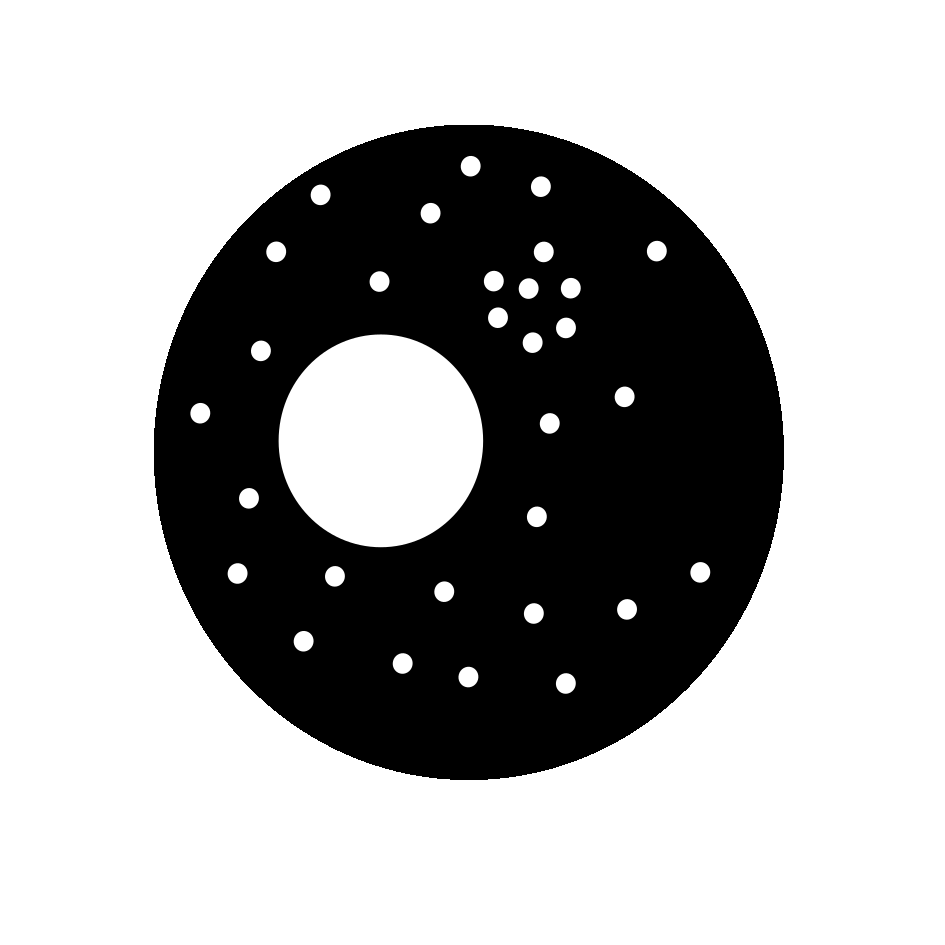
#> input picture Digital image Processing/Tutorial 10/dip_tut10/data/nebra.png, 945 x 945 px
$ jupyter execute --allow-errors exercise10.ipynb
#> lines starting #> are read from the running program, lines starting #| are printed output that depends on the picture; after the words box and inside, x2 and y2 are one past the last pixel; in counts of white or black regions, pixels touching at a corner belong together
# DIP Exercise 10

[cell 1]
# Load packages
import numpy as np
import matplotlib as mpl
import matplotlib.pyplot as plt
import matplotlib
import h5py
import cv2

from scipy import ndimage
from scipy.ndimage import gaussian_filter, distance_transform_edt

from skimage import morphology
from skimage import io
from skimage.morphology import binary_erosion, disk
from skimage.filters import threshold_otsu
from skimage.segmentation import watershed, find_boundaries
from skimage.measure import label

from ipywidgets import interact, IntSlider

np.random.seed(42)

# Morphological opening

Consider this binary image with circular objects that is inspired by the Nebra sky disc, an approximately 4000 years old archaeological specimen. We are pretty sure that the copyright has expired a long time ago...

考虑这张圆形物体的双星图像，它的灵感来自于内布拉天盘，一个大约4000年前的考古标本。我们很确定版权早就过期了……

[cell 2]
circles = cv2.imread(r'./data/nebra.png', cv2.IMREAD_GRAYSCALE)
#> circles is the input picture: shape (945, 945); min 0, max 255, mean 174.8
th, circles = cv2.threshold(circles, 128, 1, cv2.THRESH_BINARY)   #阈值
#> circles: shape (945, 945); values 0 (black) and 1 (white), 68.5% white; 1 black region, box (x1, y1, x2, y2) and area: (154, 125, 784, 780) 281015
print(np.unique(circles))
#| [0 1]

plt.imshow(circles, cmap='gray')
plt.show()


Explain the morphological opening operation!

Erosion of an image l with a structuring element E, followed by dilation with E

开操作=先腐蚀再膨胀

Remove selectively only the small, white circles in the image below by morphological opening!

通过形态学打开，选择性地删除下图中的白色小圆圈!

[cell 3]
# TODO: your code here:
# structuring elements can be defined with "morphology.disk(xx)", where xx is  the radius of the disk-shaped SE.
# erosion/dilation are implemented in opencv with the commands cv2.erode(inputImage, SE, 1) and cv2.dilate(inputImage, SE, 1)

#kernel = ???
#eroded = ???
#dilated = ???
kernel = morphology.disk(18)
eroded = cv2.erode(circles, kernel, 1)
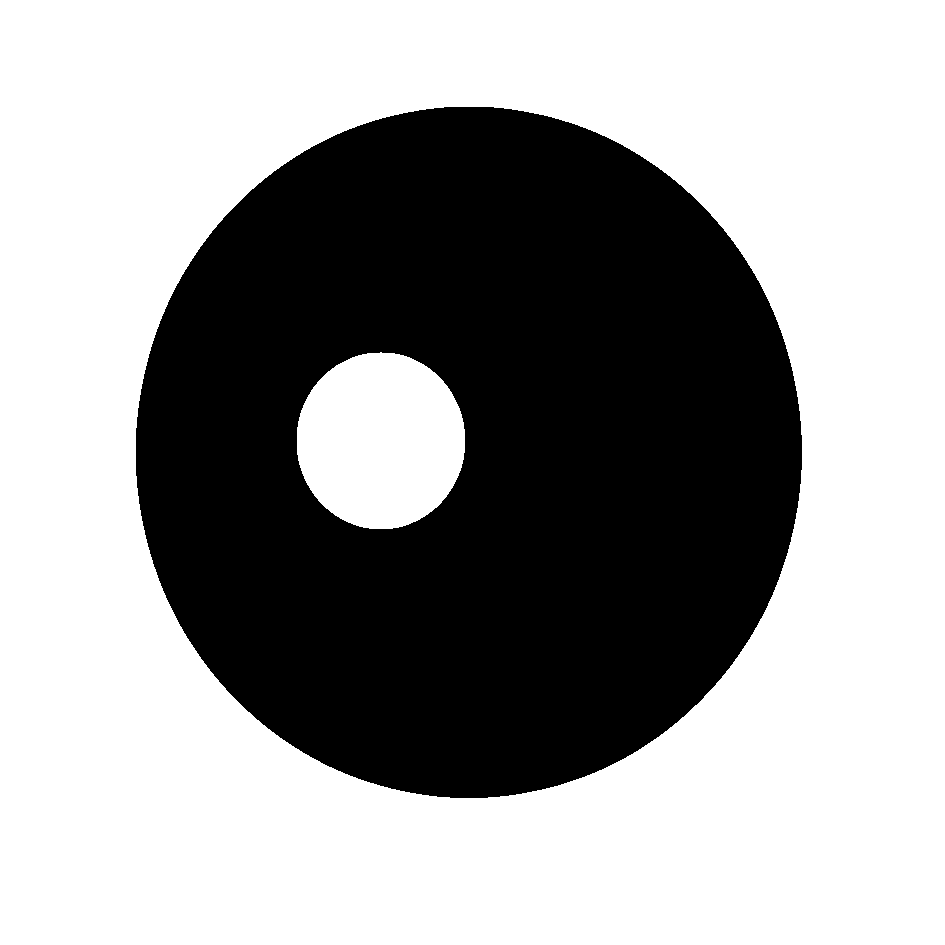
#> eroded: shape (945, 945); values 0 (black) and 1 (white), 62.1% white; 1 black region, box (x1, y1, x2, y2) and area: (136, 107, 802, 798) 338275
dilated = cv2.dilate(eroded, kernel, 1)
#> dilated: shape (945, 945); values 0 (black) and 1 (white), 67.5% white; 1 black region, box (x1, y1, x2, y2) and area: (154, 125, 784, 780) 290612
# plotting and validation
opening = cv2.morphologyEx(circles, cv2.MORPH_OPEN, kernel)

plt.figure(figsize=[80,80])
fig, axes = plt.subplots(1, 4, figsize=[20,20], sharex=True, sharey=True)
ax = axes.flat
ax[0].imshow(circles, cmap='gray')
ax[0].set_title('image I')
ax[1].imshow(eroded, cmap='gray')
ax[1].set_title('I eroded')
ax[2].imshow(dilated, cmap='gray')
ax[2].set_title('I eroded, then dilated')
ax[3].imshow(opening, cmap='gray')
ax[3].set_title('opening operation from cv2')


What will be the result of performing morphological opening several times in a row?

连续进行几次形态打开会有什么结果?

For example, assuming we have an image I and a structuring element E: opening(opening(opening(I,E),E),E)

Give reasons!

Morphological opening is **idempotent**, i.e. if we perform the same opening operation again on the output of the first openingoperation, the result will not change. The reason is that morphological opening removes all structures in the image I that aresmaller than the structuring element E, while leaving the larger structures intact. Already the first opening wil remove all thesmall structures.

形态学打开是幂等的，即如果我们在第一次打开操作的输出上再次执行相同的打开操作，结果将不会改变。原因是形态学开放去除了图像I中小于结构元素E的所有结构，而保留了较大的结构。第一个开口就能清除所有的小结构。

[cell 4]
#This can also be verified in practice:
opening = cv2.morphologyEx(circles, cv2.MORPH_OPEN, kernel)
opening_mult = opening.copy()

## TODO: apply multiple openings with the same SE to opening_mult image!

for i in range(5):
    opening_mult = cv2.morphologyEx(opening_mult, cv2.MORPH_OPEN, kernel)

plt.figure(figsize=[20,20])
fig, axes = plt.subplots(1, 2, figsize=[20,20], sharex=True, sharey=True)
ax = axes.flat
ax[0].imshow(opening, cmap='gray')
ax[0].set_title('1 opening')
ax[1].imshow(opening_mult, cmap='gray')
ax[1].set_title('multiple openings')

# Boundary

 Trace the boundaries/the outlines of the circles using morphological operations!

使用形态学操作追踪圆圈的边界/轮廓!

[cell 5]
# define the kernel
kernel2 = morphology.disk(3)

#your code here:
# TODO: inner boundary:
kernel2 = morphology.disk(3)
erosion = cv2.erode(circles, kernel2, 1)
#> erosion: shape (945, 945); values 0 (black) and 1 (white), 67.2% white; 1 black region, box (x1, y1, x2, y2) and area: (151, 122, 787, 783) 293315
outlines = circles - erosion
#> outlines: shape (945, 945); values 0 (black) and 1 (white), 1.4% white in thin lines or dots, all inside (x1, y1, x2, y2) = (151, 122, 787, 783)

# TODO: outer boundary:
dilation = cv2.dilate(circles, kernel2, 1)
#> dilation: shape (945, 945); values 0 (black) and 1 (white), 70.1% white; 1 black region, box (x1, y1, x2, y2) and area: (157, 128, 781, 777) 267275
outlines2 = dilation - circles
#> outlines2: shape (945, 945); values 0 (black) and 1 (white), 1.5% white in thin lines or dots, all inside (x1, y1, x2, y2) = (154, 125, 784, 780)

# TODO: dilated - eroded version of the image:
outlines3 = dilation - erosion
#> outlines3: shape (945, 945); values 0 (black) and 1 (white), 2.9% white; 32 white regions, largest, box (x1, y1, x2, y2) and area: (151, 122, 787, 783) 11508, (276, 331, 486, 550) 3732, (418, 200, 443, 226) 362

plt.figure(figsize=[80,80])
fig, axes = plt.subplots(1, 4, figsize=[20,20], sharex=True, sharey=True)
ax = axes.flat
ax[0].imshow(circles, cmap='gray')
ax[0].set_title('original image')
ax[1].imshow(outlines, cmap='gray')
ax[1].set_title('inner boundary')
ax[2].imshow(outlines2, cmap='gray')
ax[2].set_title('outer boundary')
ax[3].imshow(outlines3, cmap='gray')
ax[3].set_title('dilated - eroded')

# Connected components

Consider a modified image with higher morphological complexity:

考虑一个形态学复杂度更高的修改后的图像:

[cell 6]
I = cv2.imread(r'./data/nebra_moon.png', cv2.IMREAD_GRAYSCALE)
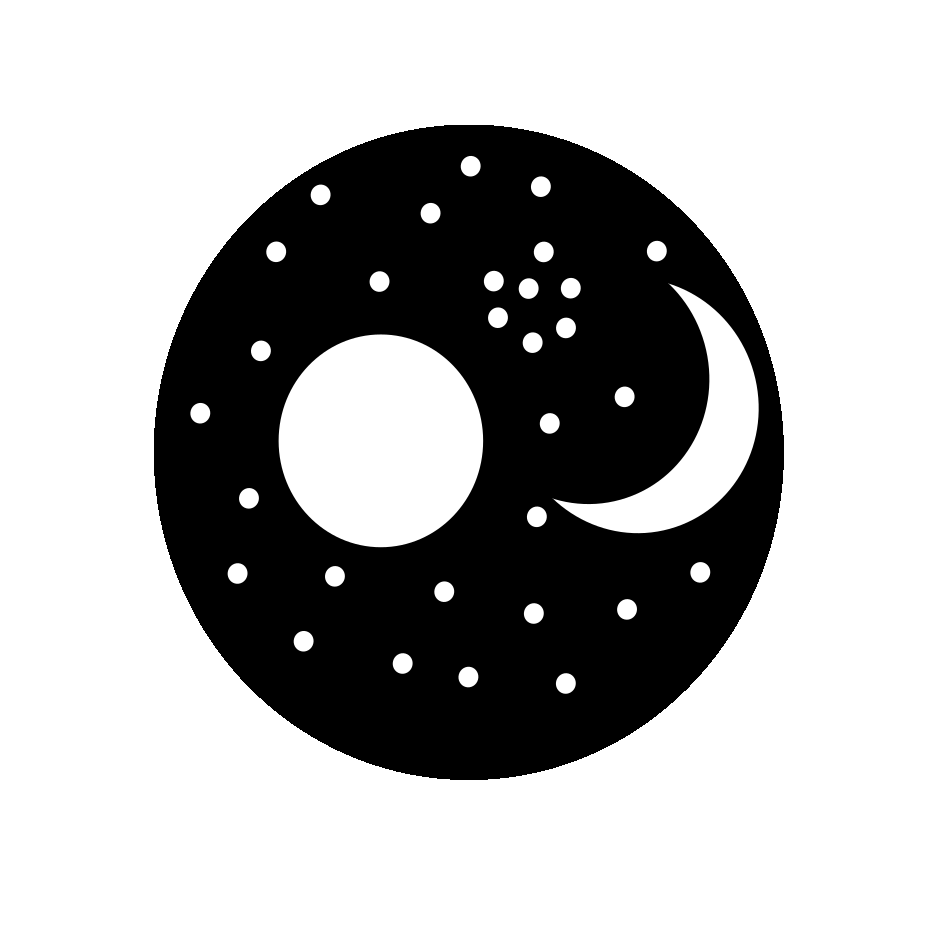
#> input picture Digital image Processing/Tutorial 10/dip_tut10/data/nebra_moon.png, 945 x 945 px
#> I is the input picture: shape (945, 945); min 0, max 255, mean 178.8
th, I = cv2.threshold(I, 128, 1, cv2.THRESH_BINARY)
#> I: shape (945, 945); values 0 (black) and 1 (white), 70.1% white; 1 black region, box (x1, y1, x2, y2) and area: (154, 125, 784, 780) 266787
print(np.unique(I))
#| [0 1]

plt.imshow(I, cmap='gray')
plt.show()

 Given the modified image I, could we still selectively remove the small, white circles by morphological opening? Describe which problem could occur!

对于修改后的图像I，我们是否仍然可以通过形态学打开选择性地去除小的白色圆圈?描述可能发生的问题!

Removing the small, white circles is still possible, however the opening operation would damage the thin ends of the lunar crescent.

移除白色的小圆圈仍然是可能的，但是打开的操作会损坏新月的细端。

[cell 7]
#Again, we can verify this in practice:
I_opened = cv2.morphologyEx(I, cv2.MORPH_OPEN, kernel)
#> I_opened: shape (945, 945); values 0 (black) and 1 (white), 68.8% white; 1 black region, box (x1, y1, x2, y2) and area: (154, 125, 784, 780) 278680

plt.figure(figsize=[40,40])
fig, axes = plt.subplots(1, 2, figsize=[20,20], sharex=True, sharey=True)
ax = axes.flat
ax[0].imshow(I, cmap='gray')
ax[0].set_title('image I')
ax[1].imshow(I_opened, cmap='gray')
ax[1].set_title('opening')

#Results could be improved by choosing a better kernel/structuring element, but the crescent remains a problem.

An alternative, and presumably better, solution can be achieved with connected components.

另一种可能更好的解决方案可以通过连接组件来实现。


Assume that we know one pixel from each connected component in the image I. Describe the connected components algorithm for this scenario!

假设我们知道图像1中每个连接组件的一个像素。描述这个场景的连接组件算法!

**有种子**

Given:
    image I
    kernel/structuring element E
    seed pixel for each connected component  每个连接组件的种子像素
For one connected component:
    intialize: Let X_0 be an image of the same size as I that is filled with zeros, but that is 1 at the location of the seed pixel  设X_0为与I大小相同的图像，填充为0，但在种子像素位置为1
    iterate: X_k = intersect( dilate(X_{k-1}, E), I)  迭代:X_k = intersect(dilate(X_{k-1}， E)， I)   对上一轮迭代的结果 X_{k-1} 进行膨胀操作，然后与输入图像 I 取交集。这个操作有助于逐步扩展连接组件的分割区域。
    terminate if X_k == X_{k-1}


Assume that we do not yet know the seed pixel for each connected component. How would we need to modify the connected components algorithm?

假设我们还不知道每个连接组件的种子像素。我们需要如何修改连接组件算法?

**没种子**

select any foreground pixel with value=1: this pixel is located inside an object (with a size of a least 1 pixel) and thusquaranteed to be a seed pixel for one connected component

run the connected components algorithm described above for this one component and seed pixel

remove all pixels belonging to the detected component from image l by setting them to 0 (background

repeat until no foreground values(1) are left in l

选择任何值=1的前景像素:该像素位于对象内部(大小至少为1像素)，因此保证是一个连接组件的种子像素

对这一个组件和种子像素运行上面描述的连接组件算法

通过将其设置为0(背景)，从图像1中移除属于检测组件的所有像素

重复，直到没有前景值(1)在1中留下

 Employ the connected components algorithm to selectively remove the small, white circles from the image I!

采用连通分量算法有选择地从图像中去除小的白色圆圈。

Hint: cv2.connectedComponents()

[cell 8]
#your code here

#1) Discard connected components with a size < size_threshold
size_threshold = 500

num_cc, cc = cv2.connectedComponents(I)
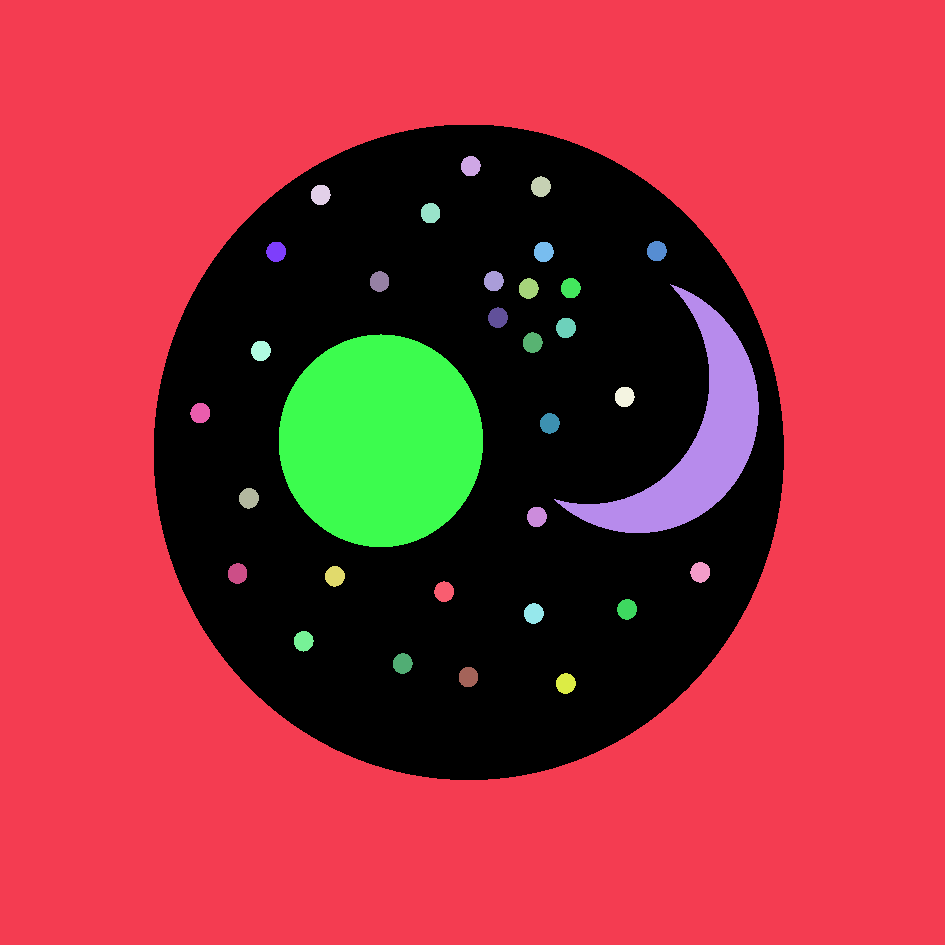
#> cc: shape (945, 945) int32; 34 distinct labels, from 0 to 33; one colour per label, 0 black
#> num_cc = 34
cc_filtered = np.zeros(cc.shape)

# TODO: fill the cc_filtered image only with the connected components that are below the threshold!
### ...
for i in range(num_cc):
    positions = np.where(cc == i)
    num_pixels = np.size(positions[0])
    if num_pixels < size_threshold:
        cc_filtered[positions] = 1
#> this loop made 34 passes
#> (positions, num_pixels) on passes 1 to 7: (266787 positions, rows 125 to 779, columns 154 to 783, 266787), (568250 positions, rows 0 to 944, columns 0 to 944, 568250), (316 positions, rows 156 to 175, columns 461 to 480, 316), (321 positions, rows 176 to 196, columns 531 to 550, 321), (319 positions, rows 185 to 204, columns 311 to 330, 319), (315 positions, rows 203 to 222, columns 421 to 439, 315), (318 positions, rows 241 to 260, columns 647 to 666, 318)
#> cc_filtered: shape (945, 945) float64; values 0 (black) and 1 (white), 1.1% white; 30 white regions, largest, box (x1, y1, x2, y2) and area: (239, 488, 259, 509) 323, (617, 599, 637, 620) 323, (524, 603, 544, 624) 323

# compute result image by removing the identified small circles
I_prime = I-cc_filtered
#> I_prime: shape (945, 945) float64; values 0 (black) and 1 (white), 69.1% white; 1 black region, box (x1, y1, x2, y2) and area: (154, 125, 784, 780) 276381

# plot the results
plt.figure(figsize=[60,60])
fig, axes = plt.subplots(1, 3, figsize=[20,20], sharex=True, sharey=True)
ax = axes.flat
ax[0].imshow(I, cmap='gray')
ax[0].set_title('image I')
ax[1].imshow(cc, cmap='nipy_spectral')
ax[1].set_title('connected components of I')
ax[2].imshow(I_prime, cmap='gray')
ax[2].set_title('solution 1)')

###

#2) Alternative solution without a size threshold:
num_cc, cc = cv2.connectedComponents(I)
cc_filtered = np.zeros(cc.shape)
diff = I-I_opened #image - opened image
#> diff: shape (945, 945); values 0 (black) and 1 (white), 1.3% white; 36 white regions (4 under 20 px), largest, box (x1, y1, x2, y2) and area: (670, 284, 738, 349) 1188, (554, 499, 633, 533) 1107, (239, 488, 259, 509) 323

# TODO: discard only objects that are completely removed by the opening (size in diff == size in cc):
# ...
for i in range(num_cc):
    positions = np.where(cc == i)
    s = np.sum(diff[positions])
    num_pixels = np.size(positions[0])
    if s==num_pixels:
        cc_filtered[positions] = 1
#> this loop made 34 passes
#> (positions, s, num_pixels) on passes 1 to 6: (266787 positions, rows 125 to 779, columns 154 to 783, 0, 266787), (568250 positions, rows 0 to 944, columns 0 to 944, 0, 568250), (316 positions, rows 156 to 175, columns 461 to 480, 316, 316), (321 positions, rows 176 to 196, columns 531 to 550, 321, 321), (319 positions, rows 185 to 204, columns 311 to 330, 319, 319), (315 positions, rows 203 to 222, columns 421 to 439, 315, 315)


I_prime = I-cc_filtered

plt.figure(figsize=[60,60])
fig, axes = plt.subplots(1, 3, figsize=[20,20], sharex=True, sharey=True)
ax = axes.flat
ax[0].imshow(I, cmap='gray')
ax[0].set_title('image I')
ax[1].imshow(cc, cmap='nipy_spectral')
ax[1].set_title('connected components of I')
ax[2].imshow(I_prime, cmap='gray')
ax[2].set_title('solution 2)')

# Skeletonization  #骨架化

As we have seen in the lecture, connected components and several other high-level operations can be implemented using low-level morphological operators. A further example is skeletonization that can be computed through a series of erosion and opening operations:

- given: image A, kernel/structuring elemt B, k: number of iterations/erosions
- result: skeleton S(A)

- S_k(A) = erode(A,kB) − open(erode(A,kB)), B)
- S(A) is the union of all S_k, k=1, ..., K

- K is defined as the last iteration before the erosion returns an empty set

正如我们在讲座中看到的，连接组件和其他一些高级操作可以使用低级形态操作符来实现。另一个例子是骨架化，可以通过一系列侵蚀和打开操作来计算:

-给定:图像A，内核/结构元素B, k:迭代/侵蚀次数

-结果:骨架S(A)

—S_k(A) = erosion (A,kB)−open(erosion (A,kB))， B)
- S(A)是所有S_k的并集，k=1，…K

- K定义为侵蚀返回空集之前的最后一次迭代


Before you execute the code below, can you predict how image I will look like after skeletonization using a 3x3 square structuring element?

在执行下面的代码之前，您能预测使用3x3方形结构元素进行骨架化后的图像是什么样子吗?

[cell 9]
A = I.copy()
#intialize an empty skeleton image:
skeleton = I.copy()
skeleton[:,:] = 0
#> skeleton: shape (945, 945); every value is 0
B = np.ones((3,3)) #the structuring element

while cv2.countNonZero(A)>0: #check: empty set?
    eroded = cv2.morphologyEx(A, cv2.MORPH_ERODE, B)
    opened = cv2.morphologyEx(eroded, cv2.MORPH_OPEN, B)
    difference = cv2.subtract(eroded, opened) #eroded - open(eroded)
    skeleton = cv2.bitwise_or(skeleton, difference) #set union
    A = eroded
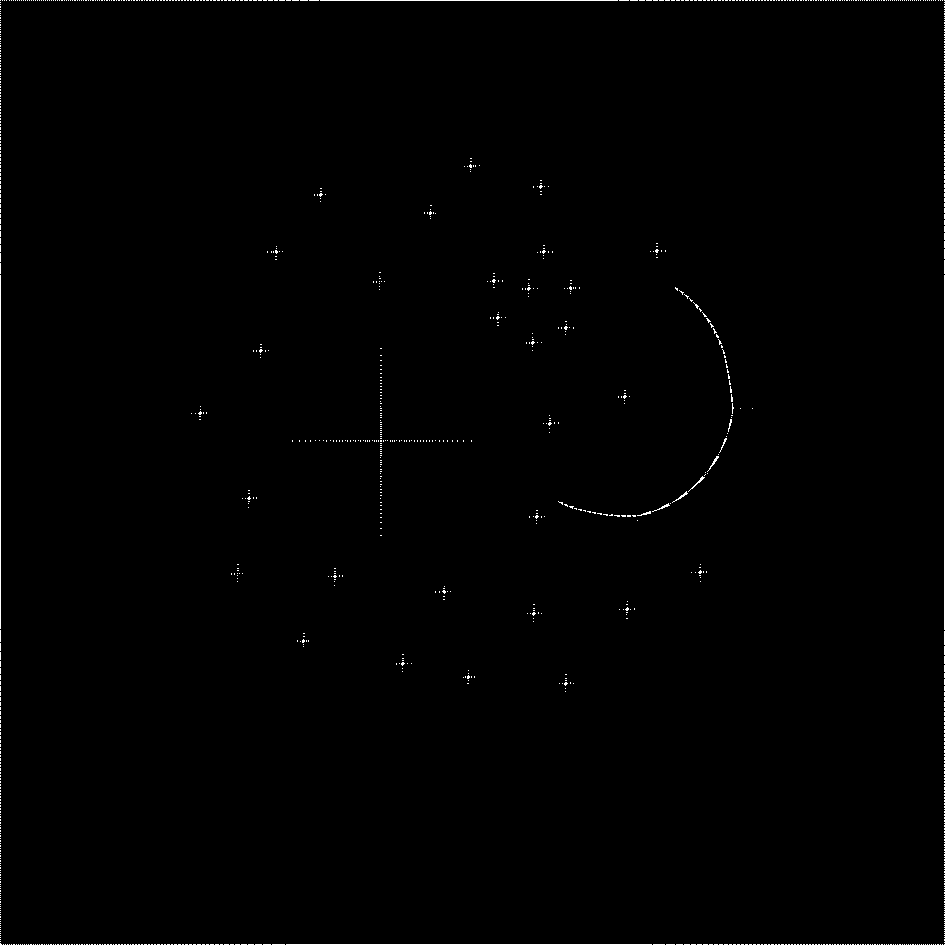
#> skeleton: shape (945, 945); values 0 (black) and 1 (white), 0.5% white in thin lines or dots

plt.figure(figsize=[40,40])
fig, axes = plt.subplots(1, 2, figsize=[20,20], sharex=True, sharey=True)
ax = axes.flat
ax[0].imshow(I, cmap='gray')
ax[0].set_title('image I')
ax[1].imshow(skeleton, cmap='gray')
ax[1].set_title('skeleton of I')
